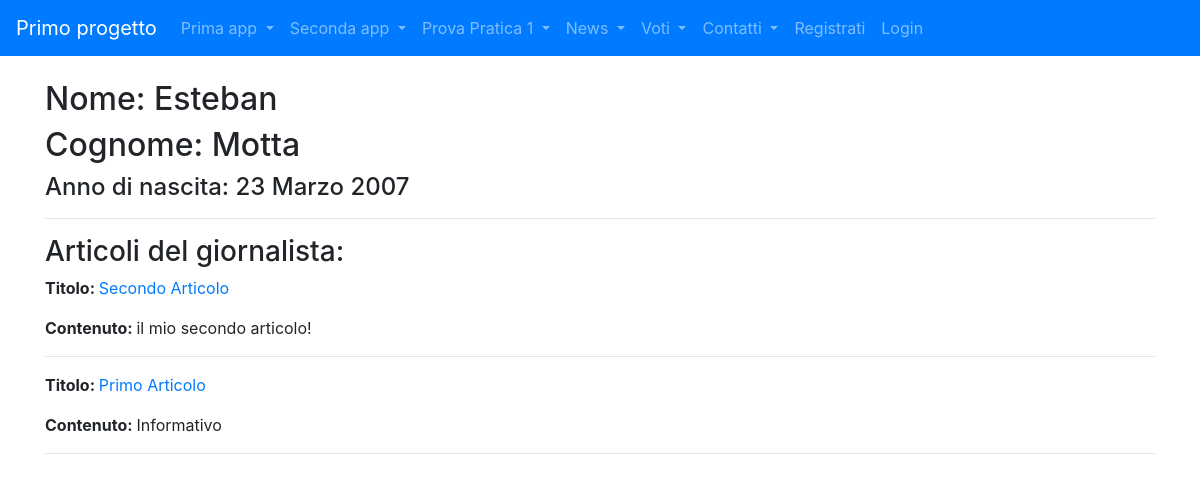
Screenshot of /news/giornalisti/8 with the database file from the repository.
### news/models.py (models this page shows, shortened)
class Giornalista(models.Model):
    nome = models.CharField(max_length=20)
    cognome = models.CharField(max_length=20)
    anno_di_nascita = models.DateField(blank=True)
    class Meta:
        verbose_name = "Giornalista"
        verbose_name_plural = "Giornalisti"

class Articolo(models.Model):
    titolo = models.CharField(max_length=100)
    contenuto = models.TextField()
    giornalista = models.ForeignKey(Giornalista, on_delete=models.CASCADE, related_name="articoli")
    data = models.DateField(blank=True)
    visualizzazioni = models.IntegerField(default=0, blank=True)
    class Meta:
        verbose_name = "Articolo"
        verbose_name_plural = "Articoli"

### news/views.py (the view)
# urls.py: path("giornalisti/<int:pk>", giornalistaDetailView, name="giornalista_detail"),
def giornalistaDetailView(request, pk):
    giornalista = Giornalista.objects.get(pk=pk)
    articoli_giornalista = Articolo.objects.filter(giornalista=pk)
    context = {"giornalista": giornalista,
               "articoli_giornalista" : articoli_giornalista}
    return render(request, "news/giornalista_detail.html", context)

### news/templates/news/giornalista_detail.html (shortened to what this page needs)
{% extends 'base.html' %}
{% block content %}
    <h2>Nome: {{ giornalista.nome }}</h1>
    <h2>Cognome: {{ giornalista.cognome }}</h3>
    <h4>Anno di nascita: {{ giornalista.anno_di_nascita }}</h5>
    <hr>
    <h3>Articoli del giornalista:</h4>
        {% for articolo in articoli_giornalista %}
                        <p><strong>Titolo: </strong><a href="{% url 'news:articolo_detail' articolo.id %}">{{ articolo.titolo }}</a></p>
                        <p><strong>Contenuto: </strong>{{ articolo.contenuto }}</p>
                        <hr>
        {% endfor %}
{% endblock content %}

### rows the page displays
Giornalista: nome "Esteban", cognome "Motta", anno_di_nascita "23 Marzo 2007"
Articolo: titolo "Secondo Articolo", contenuto "il mio secondo articolo!"
Articolo: titolo "Primo Articolo", contenuto "Informativo"
